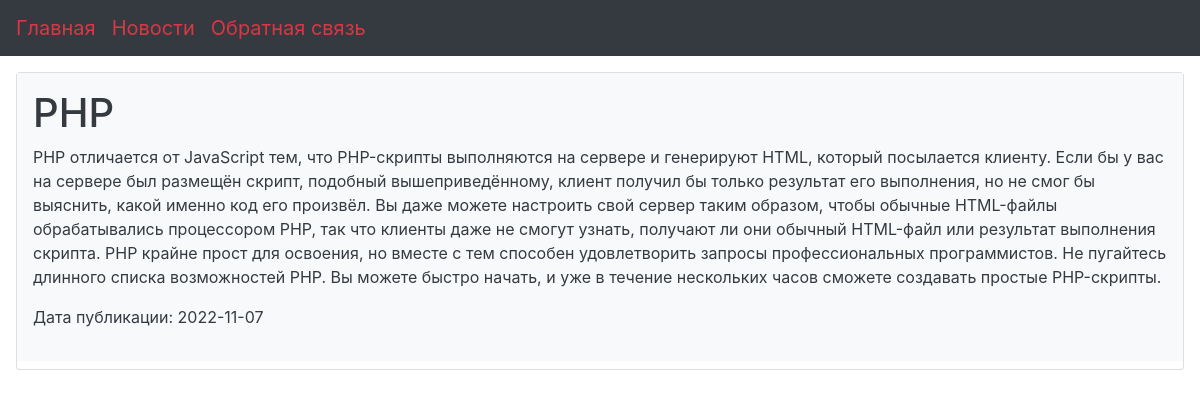
Page /post.php?id_article=3 on the committed database.
### tables this page shows
CREATE TABLE `topic` (
  `id` int NOT NULL,
  `name` text NOT NULL
);

CREATE TABLE `articles` (
  `id` int NOT NULL,
  `title` tinytext,
  `text` text NOT NULL,
  `id_topic` int NOT NULL,
  `views` int NOT NULL DEFAULT '0',
  `date` datetime NOT NULL DEFAULT CURRENT_TIMESTAMP
);

### generation.php (the view, shortened to what this page needs)
<?php
function generation_head_menu ($mysqli) {
    $sql = "SELECT * FROM `topic`";
    $resSQL = $mysqli -> query($sql);
    ?>
    <header class="menu">
        <div class="container_menu">
            <nav class="navbar navbar-expand-lg navbar-dark bg-dark">
                <ul class="navbar-nav mr-auto">
                    <li><a class="navbar-brand text-danger" href="index.php">Главная</a></li>
                    <?php
                    while ($rowTopic = $resSQL -> fetch_assoc()) {
                        echo '<li class="nav-item"><a class="navbar-brand text-danger" href="./topic.php?id_topic='. $rowTopic["id"] .'">'. $rowTopic['name'].'</a></li>';
                    }
                    echo '<a class="navbar-brand text-danger" href="signup.php">Обратная связь</a>';
                    ?>
                </ul>
            </nav>
        </div>
    </header>
    <?php
}
            ?>
            <?php
function generation_post ($mysqli, $id_article) {
    $sql = "SELECT * FROM `articles` WHERE `id` = '$id_article'";
    $res = $mysqli -> query($sql);
    if ($res -> num_rows === 1) {
        $resPost = $res -> fetch_assoc()?>
        <h1><?= $resPost['title'] ?></h1>
        <p><?= $resPost['text'] ?></p>
        <p>Дата публикации: <?= substr($resPost['date'], 0, 11) ?></p>
        <?php
    }
}

### style.css (style rules this page uses)
.navbar-brand { margin: 0 auto; }
.container_menu { min-height: 50px; min-width: 50px; }

### rows in the picture
topic: name "Новости"
articles: title "PHP", text "PHP отличается от JavaScript тем, что PHP-скрипты выполняются на сервере и генерируют HTML, который посылается клиенту. Если бы у вас на сервере был размещён скрипт, подобный вышеприведённому, клиент получил бы только результат его выполнения, но не смог бы выяснить, какой именно код его произвёл. Вы даже можете настроить свой сервер таким образом, чтобы обычные HTML-файлы обрабатывались процессором PHP, так что клиенты даже не смогут узнать, получают ли они обычный HTML-файл или результат выполнения скрипта. PHP крайне прост для освоения, но вместе с тем способен удовлетворить запросы профессиональных программистов. Не пугайтесь длинного списка возможностей PHP. Вы можете быстро начать, и…", date "2022-11-07"
